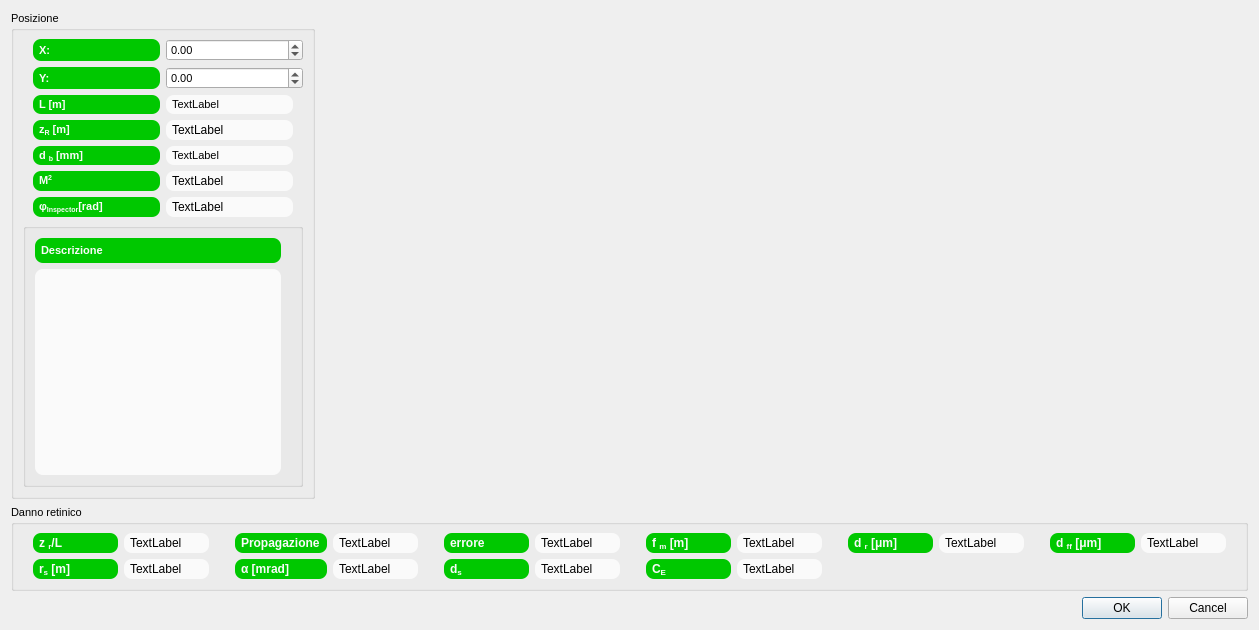
<?xml version="1.0" encoding="UTF-8"?>
<ui version="4.0">
 <class>BeamInspectorDialog</class>
 <widget class="QDialog" name="BeamInspectorDialog">
  <property name="geometry">
   <rect>
    <x>0</x>
    <y>0</y>
    <width>1259</width>
    <height>630</height>
   </rect>
  </property>
  <property name="maximumSize">
   <size>
    <width>16777215</width>
    <height>16777215</height>
   </size>
  </property>
  <property name="font">
   <font>
    <pointsize>8</pointsize>
   </font>
  </property>
  <property name="windowTitle">
   <string>Dettagli segnaposto</string>
  </property>
  <property name="styleSheet">
   <string notr="true">QDoubleSpinBox{background: none}
QCheckBox{background: none}
QFrame{border solid 1px #f0f0f0}</string>
  </property>
  <layout class="QGridLayout" name="gridLayout_3">
   <item row="0" column="0">
    <widget class="QGroupBox" name="groupBox">
     <property name="font">
      <font>
       <pointsize>8</pointsize>
      </font>
     </property>
     <property name="title">
      <string>Posizione</string>
     </property>
     <layout class="QGridLayout" name="gridLayout_2">
      <item row="0" column="0">
       <widget class="QLabel" name="tXLabel">
        <property name="font">
         <font>
          <pointsize>8</pointsize>
          <weight>75</weight>
          <bold>true</bold>
         </font>
        </property>
        <property name="styleSheet">
         <string notr="true">QLabel {background-color: #00c800}
QLabel {color: #fafafa}
QLabel {border: 0px solid grey}
QLabel {border-radius: 8px}
QLabel {padding: 3px}
QLabel {margin-left: 10px}</string>
        </property>
        <property name="text">
         <string>X:</string>
        </property>
       </widget>
      </item>
      <item row="0" column="1">
       <widget class="QDoubleSpinBox" name="xSpinBox">
        <property name="font">
         <font>
          <pointsize>8</pointsize>
         </font>
        </property>
        <property name="styleSheet">
         <string notr="true">QDoubleSpinBox{color: #000000}</string>
        </property>
        <property name="minimum">
         <double>-1000000.000000000000000</double>
        </property>
        <property name="maximum">
         <double>1000000.000000000000000</double>
        </property>
       </widget>
      </item>
      <item row="1" column="0">
       <widget class="QLabel" name="tYLabel">
        <property name="font">
         <font>
          <pointsize>8</pointsize>
          <weight>75</weight>
          <bold>true</bold>
         </font>
        </property>
        <property name="styleSheet">
         <string notr="true">QLabel {background-color: #00c800}
QLabel {color: #fafafa}
QLabel {border: 0px solid grey}
QLabel {border-radius: 8px}
QLabel {padding: 3px}
QLabel {margin-left: 10px}</string>
        </property>
        <property name="text">
         <string>Y:</string>
        </property>
       </widget>
      </item>
      <item row="1" column="1">
       <widget class="QDoubleSpinBox" name="ySpinBox">
        <property name="font">
         <font>
          <pointsize>8</pointsize>
         </font>
        </property>
        <property name="styleSheet">
         <string notr="true">QDoubleSpinBox{color: #000000}</string>
        </property>
        <property name="minimum">
         <double>-1000000.000000000000000</double>
        </property>
        <property name="maximum">
         <double>1000000.000000000000000</double>
        </property>
       </widget>
      </item>
      <item row="2" column="0">
       <widget class="QLabel" name="tApertureDistanceLabel">
        <property name="font">
         <font>
          <pointsize>8</pointsize>
          <weight>75</weight>
          <bold>true</bold>
         </font>
        </property>
        <property name="styleSheet">
         <string notr="true">QLabel {background-color: #00c800}
QLabel {color: #fafafa}
QLabel {border: 0px solid grey}
QLabel {border-radius: 8px}
QLabel {padding: 3px}
QLabel {margin-left: 10px}</string>
        </property>
        <property name="text">
         <string>L [m]</string>
        </property>
       </widget>
      </item>
      <item row="2" column="1">
       <widget class="QLabel" name="apertureDistanceLabel">
        <property name="font">
         <font>
          <pointsize>8</pointsize>
         </font>
        </property>
        <property name="styleSheet">
         <string notr="true">QLabel {background-color: #fafafa}
QLabel {color: #000000}
QLabel {border: 0px solid grey}
QLabel {border-radius: 8px}
QLabel {padding: 3px}
QLabel {margin-right: 10px}</string>
        </property>
        <property name="text">
         <string>TextLabel</string>
        </property>
       </widget>
      </item>
      <item row="3" column="0">
       <widget class="QLabel" name="tRayleighDistanceLabel">
        <property name="font">
         <font>
          <pointsize>8</pointsize>
          <weight>75</weight>
          <bold>true</bold>
         </font>
        </property>
        <property name="styleSheet">
         <string notr="true">QLabel {background-color: #00c800}
QLabel {color: #fafafa}
QLabel {border: 0px solid grey}
QLabel {border-radius: 8px}
QLabel {padding: 3px}
QLabel {margin-left: 10px}</string>
        </property>
        <property name="text">
         <string>&lt;p&gt;z&lt;sub&gt;R&lt;/sub&gt; [m]&lt;/p&gt;</string>
        </property>
       </widget>
      </item>
      <item row="3" column="1">
       <widget class="QLabel" name="rayleighDistanceLabel">
        <property name="styleSheet">
         <string notr="true">QLabel {background-color: #fafafa}
QLabel {color: #000000}
QLabel {border: 0px solid grey}
QLabel {border-radius: 8px}
QLabel {padding: 3px}
QLabel {margin-right: 10px}</string>
        </property>
        <property name="text">
         <string>TextLabel</string>
        </property>
       </widget>
      </item>
      <item row="4" column="0">
       <widget class="QLabel" name="tSpotDiameterLabel">
        <property name="font">
         <font>
          <pointsize>8</pointsize>
          <weight>75</weight>
          <bold>true</bold>
         </font>
        </property>
        <property name="styleSheet">
         <string notr="true">QLabel {background-color: #00c800}
QLabel {color: #fafafa}
QLabel {border: 0px solid grey}
QLabel {border-radius: 8px}
QLabel {padding: 3px}
QLabel {margin-left: 10px}</string>
        </property>
        <property name="text">
         <string>d &lt;sub&gt;b&lt;/sub&gt; [mm]</string>
        </property>
       </widget>
      </item>
      <item row="4" column="1">
       <widget class="QLabel" name="spotDiameterLabel">
        <property name="font">
         <font>
          <pointsize>8</pointsize>
         </font>
        </property>
        <property name="styleSheet">
         <string notr="true">QLabel {background-color: #fafafa}
QLabel {color: #000000}
QLabel {border: 0px solid grey}
QLabel {border-radius: 8px}
QLabel {padding: 3px}
QLabel {margin-right: 10px}</string>
        </property>
        <property name="text">
         <string>TextLabel</string>
        </property>
       </widget>
      </item>
      <item row="5" column="0">
       <widget class="QLabel" name="tQualityFactorLabel">
        <property name="font">
         <font>
          <pointsize>8</pointsize>
          <weight>75</weight>
          <bold>true</bold>
         </font>
        </property>
        <property name="styleSheet">
         <string notr="true">QLabel {background-color: #00c800}
QLabel {color: #fafafa}
QLabel {border: 0px solid grey}
QLabel {border-radius: 8px}
QLabel {padding: 3px}
QLabel {margin-left: 10px}</string>
        </property>
        <property name="text">
         <string>&lt;p&gt;M&lt;sup&gt;2&lt;/sup&gt;&lt;/p&gt;</string>
        </property>
       </widget>
      </item>
      <item row="5" column="1">
       <widget class="QLabel" name="qualityFactorLabel">
        <property name="styleSheet">
         <string notr="true">QLabel {background-color: #fafafa}
QLabel {color: #000000}
QLabel {border: 0px solid grey}
QLabel {border-radius: 8px}
QLabel {padding: 3px}
QLabel {margin-right: 10px}</string>
        </property>
        <property name="text">
         <string>TextLabel</string>
        </property>
       </widget>
      </item>
      <item row="6" column="0">
       <widget class="QLabel" name="tInspectorPhaseLabel">
        <property name="font">
         <font>
          <pointsize>8</pointsize>
          <weight>75</weight>
          <bold>true</bold>
         </font>
        </property>
        <property name="styleSheet">
         <string notr="true">QLabel {background-color: #00c800}
QLabel {color: #fafafa}
QLabel {border: 0px solid grey}
QLabel {border-radius: 8px}
QLabel {padding: 3px}
QLabel {margin-left: 10px}</string>
        </property>
        <property name="text">
         <string>&amp;phi;&lt;sub&gt;Inspector&lt;/sub&gt;[rad]</string>
        </property>
       </widget>
      </item>
      <item row="6" column="1">
       <widget class="QLabel" name="inspectorPhaseLabel">
        <property name="styleSheet">
         <string notr="true">QLabel {background-color: #fafafa}
QLabel {color: #000000}
QLabel {border: 0px solid grey}
QLabel {border-radius: 8px}
QLabel {padding: 3px}
QLabel {margin-right: 10px}</string>
        </property>
        <property name="text">
         <string>TextLabel</string>
        </property>
       </widget>
      </item>
      <item row="7" column="0" colspan="2">
       <widget class="QGroupBox" name="groupBox_3">
        <property name="title">
         <string/>
        </property>
        <layout class="QGridLayout" name="gridLayout_4">
         <item row="0" column="0">
          <widget class="QLabel" name="tDescriptionTextEdit">
           <property name="maximumSize">
            <size>
             <width>16777215</width>
             <height>30</height>
            </size>
           </property>
           <property name="font">
            <font>
             <pointsize>8</pointsize>
             <weight>75</weight>
             <bold>true</bold>
            </font>
           </property>
           <property name="styleSheet">
            <string notr="true">QLabel {background-color: #00c800}
QLabel {color: #fafafa}
QLabel {border: 0px solid grey}
QLabel {border-radius: 8px}
QLabel {padding: 3px}
QLabel {margin-right: 10px}</string>
           </property>
           <property name="text">
            <string>Descrizione</string>
           </property>
           <property name="alignment">
            <set>Qt::AlignLeading|Qt::AlignLeft|Qt::AlignTop</set>
           </property>
          </widget>
         </item>
         <item row="1" column="0">
          <widget class="QTextEdit" name="descriptionTextEdit">
           <property name="font">
            <font>
             <pointsize>8</pointsize>
            </font>
           </property>
           <property name="styleSheet">
            <string notr="true">QTextEdit {background-color: #fafafa}
QTextEdit {color: #000000}
QTextEdit {border: 0px solid grey}
QTextEdit {border-radius: 8px}
QTextEdit {padding: 3px}
QTextEdit {margin-right: 10px}</string>
           </property>
          </widget>
         </item>
        </layout>
       </widget>
      </item>
     </layout>
    </widget>
   </item>
   <item row="2" column="1">
    <widget class="QDialogButtonBox" name="buttonBox">
     <property name="font">
      <font>
       <pointsize>8</pointsize>
      </font>
     </property>
     <property name="orientation">
      <enum>Qt::Horizontal</enum>
     </property>
     <property name="standardButtons">
      <set>QDialogButtonBox::Cancel|QDialogButtonBox::Ok</set>
     </property>
    </widget>
   </item>
   <item row="1" column="0" colspan="2">
    <widget class="QGroupBox" name="groupBox_2">
     <property name="title">
      <string>Danno retinico</string>
     </property>
     <layout class="QGridLayout" name="gridLayout">
      <item row="0" column="1">
       <widget class="QLabel" name="farFieldRatioLabel">
        <property name="styleSheet">
         <string notr="true">QLabel {background-color: #fafafa}
QLabel {color: #000000}
QLabel {border: 0px solid grey}
QLabel {border-radius: 8px}
QLabel {padding: 3px}
QLabel {margin-right: 10px}</string>
        </property>
        <property name="text">
         <string>TextLabel</string>
        </property>
       </widget>
      </item>
      <item row="1" column="1">
       <widget class="QLabel" name="curvatureRadiusLabel">
        <property name="styleSheet">
         <string notr="true">QLabel {background-color: #fafafa}
QLabel {color: #000000}
QLabel {border: 0px solid grey}
QLabel {border-radius: 8px}
QLabel {padding: 3px}
QLabel {margin-right: 10px}</string>
        </property>
        <property name="text">
         <string>TextLabel</string>
        </property>
       </widget>
      </item>
      <item row="1" column="3">
       <widget class="QLabel" name="alphaLabel">
        <property name="styleSheet">
         <string notr="true">QLabel {background-color: #fafafa}
QLabel {color: #000000}
QLabel {border: 0px solid grey}
QLabel {border-radius: 8px}
QLabel {padding: 3px}
QLabel {margin-right: 10px}</string>
        </property>
        <property name="text">
         <string>TextLabel</string>
        </property>
       </widget>
      </item>
      <item row="0" column="11">
       <widget class="QLabel" name="tRetinalDiameterLabel_2">
        <property name="font">
         <font>
          <weight>75</weight>
          <bold>true</bold>
         </font>
        </property>
        <property name="styleSheet">
         <string notr="true">QLabel {background-color: #00c800}
QLabel {color: #fafafa}
QLabel {border: 0px solid grey}
QLabel {border-radius: 8px}
QLabel {padding: 3px}
QLabel {margin-left: 10px}</string>
        </property>
        <property name="text">
         <string>d &lt;sub&gt;ff&lt;/sub&gt; [&amp;mu;m]</string>
        </property>
       </widget>
      </item>
      <item row="1" column="0">
       <widget class="QLabel" name="tCurvatureRadiusLabel">
        <property name="font">
         <font>
          <weight>75</weight>
          <bold>true</bold>
         </font>
        </property>
        <property name="styleSheet">
         <string notr="true">QLabel {background-color: #00c800}
QLabel {color: #fafafa}
QLabel {border: 0px solid grey}
QLabel {border-radius: 8px}
QLabel {padding: 3px}
QLabel {margin-left: 10px}</string>
        </property>
        <property name="text">
         <string>r&lt;sub&gt;s&lt;/sub&gt; [m]</string>
        </property>
       </widget>
      </item>
      <item row="0" column="2">
       <widget class="QLabel" name="tFarFieldLabel">
        <property name="font">
         <font>
          <weight>75</weight>
          <bold>true</bold>
         </font>
        </property>
        <property name="styleSheet">
         <string notr="true">QLabel {background-color: #00c800}
QLabel {color: #fafafa}
QLabel {border: 0px solid grey}
QLabel {border-radius: 8px}
QLabel {padding: 3px}
QLabel {margin-left: 10px}</string>
        </property>
        <property name="text">
         <string>Propagazione</string>
        </property>
       </widget>
      </item>
      <item row="0" column="0">
       <widget class="QLabel" name="tFarFieldRatioLabel">
        <property name="font">
         <font>
          <weight>75</weight>
          <bold>true</bold>
         </font>
        </property>
        <property name="styleSheet">
         <string notr="true">QLabel {background-color: #00c800}
QLabel {color: #fafafa}
QLabel {border: 0px solid grey}
QLabel {border-radius: 8px}
QLabel {padding: 3px}
QLabel {margin-left: 10px}</string>
        </property>
        <property name="text">
         <string>&lt;p&gt;z &lt;sub&gt;r&lt;/sub&gt;/L &lt;/p&gt;</string>
        </property>
       </widget>
      </item>
      <item row="0" column="10">
       <widget class="QLabel" name="retinalDiameterLabel">
        <property name="styleSheet">
         <string notr="true">QLabel {background-color: #fafafa}
QLabel {color: #000000}
QLabel {border: 0px solid grey}
QLabel {border-radius: 8px}
QLabel {padding: 3px}
QLabel {margin-right: 10px}</string>
        </property>
        <property name="text">
         <string>TextLabel</string>
        </property>
       </widget>
      </item>
      <item row="0" column="12">
       <widget class="QLabel" name="ffRetinalDiameterLabel">
        <property name="styleSheet">
         <string notr="true">QLabel {background-color: #fafafa}
QLabel {color: #000000}
QLabel {border: 0px solid grey}
QLabel {border-radius: 8px}
QLabel {padding: 3px}
QLabel {margin-right: 10px}</string>
        </property>
        <property name="text">
         <string>TextLabel</string>
        </property>
       </widget>
      </item>
      <item row="0" column="9">
       <widget class="QLabel" name="tRetinalDiameterLabel">
        <property name="font">
         <font>
          <weight>75</weight>
          <bold>true</bold>
         </font>
        </property>
        <property name="styleSheet">
         <string notr="true">QLabel {background-color: #00c800}
QLabel {color: #fafafa}
QLabel {border: 0px solid grey}
QLabel {border-radius: 8px}
QLabel {padding: 3px}
QLabel {margin-left: 10px}</string>
        </property>
        <property name="text">
         <string>d &lt;sub&gt;r&lt;/sub&gt; [&amp;mu;m]</string>
        </property>
       </widget>
      </item>
      <item row="1" column="2">
       <widget class="QLabel" name="tAlphaLabel">
        <property name="font">
         <font>
          <weight>75</weight>
          <bold>true</bold>
         </font>
        </property>
        <property name="styleSheet">
         <string notr="true">QLabel {background-color: #00c800}
QLabel {color: #fafafa}
QLabel {border: 0px solid grey}
QLabel {border-radius: 8px}
QLabel {padding: 3px}
QLabel {margin-left: 10px}</string>
        </property>
        <property name="text">
         <string>&lt;p&gt;&amp;alpha; [mrad]&lt;/p&gt;</string>
        </property>
       </widget>
      </item>
      <item row="0" column="3">
       <widget class="QLabel" name="farFieldLabel">
        <property name="styleSheet">
         <string notr="true">QLabel {background-color: #fafafa}
QLabel {color: #000000}
QLabel {border: 0px solid grey}
QLabel {border-radius: 8px}
QLabel {padding: 3px}
QLabel {margin-right: 10px}</string>
        </property>
        <property name="text">
         <string>TextLabel</string>
        </property>
       </widget>
      </item>
      <item row="1" column="4">
       <widget class="QLabel" name="tApparentSourceLabel">
        <property name="font">
         <font>
          <weight>75</weight>
          <bold>true</bold>
         </font>
        </property>
        <property name="styleSheet">
         <string notr="true">QLabel {background-color: #00c800}
QLabel {color: #fafafa}
QLabel {border: 0px solid grey}
QLabel {border-radius: 8px}
QLabel {padding: 3px}
QLabel {margin-left: 10px}</string>
        </property>
        <property name="text">
         <string>&lt;p&gt;d&lt;sub&gt;s&lt;/sub&gt;&lt;/p&gt;</string>
        </property>
       </widget>
      </item>
      <item row="1" column="7">
       <widget class="QLabel" name="CE_Label">
        <property name="styleSheet">
         <string notr="true">QLabel {background-color: #fafafa}
QLabel {color: #000000}
QLabel {border: 0px solid grey}
QLabel {border-radius: 8px}
QLabel {padding: 3px}
QLabel {margin-right: 10px}</string>
        </property>
        <property name="text">
         <string>TextLabel</string>
        </property>
       </widget>
      </item>
      <item row="1" column="6">
       <widget class="QLabel" name="tCE_Label">
        <property name="font">
         <font>
          <weight>75</weight>
          <bold>true</bold>
         </font>
        </property>
        <property name="styleSheet">
         <string notr="true">QLabel {background-color: #00c800}
QLabel {color: #fafafa}
QLabel {border: 0px solid grey}
QLabel {border-radius: 8px}
QLabel {padding: 3px}
QLabel {margin-left: 10px}</string>
        </property>
        <property name="text">
         <string>&lt;p&gt;C&lt;sub&gt;E&lt;/sub&gt;&lt;/p&gt;</string>
        </property>
       </widget>
      </item>
      <item row="1" column="5">
       <widget class="QLabel" name="apparentSourceLabel">
        <property name="styleSheet">
         <string notr="true">QLabel {background-color: #fafafa}
QLabel {color: #000000}
QLabel {border: 0px solid grey}
QLabel {border-radius: 8px}
QLabel {padding: 3px}
QLabel {margin-right: 10px}</string>
        </property>
        <property name="text">
         <string>TextLabel</string>
        </property>
       </widget>
      </item>
      <item row="0" column="4">
       <widget class="QLabel" name="tErrorLabel">
        <property name="font">
         <font>
          <weight>75</weight>
          <bold>true</bold>
         </font>
        </property>
        <property name="styleSheet">
         <string notr="true">QLabel {background-color: #00c800}
QLabel {color: #fafafa}
QLabel {border: 0px solid grey}
QLabel {border-radius: 8px}
QLabel {padding: 3px}
QLabel {margin-left: 10px}</string>
        </property>
        <property name="text">
         <string>errore</string>
        </property>
       </widget>
      </item>
      <item row="0" column="5">
       <widget class="QLabel" name="errorLabel">
        <property name="styleSheet">
         <string notr="true">QLabel {background-color: #fafafa}
QLabel {color: #000000}
QLabel {border: 0px solid grey}
QLabel {border-radius: 8px}
QLabel {padding: 3px}
QLabel {margin-right: 10px}</string>
        </property>
        <property name="text">
         <string>TextLabel</string>
        </property>
       </widget>
      </item>
      <item row="0" column="6">
       <widget class="QLabel" name="tEyeFocusLengthLabel">
        <property name="font">
         <font>
          <weight>75</weight>
          <bold>true</bold>
         </font>
        </property>
        <property name="styleSheet">
         <string notr="true">QLabel {background-color: #00c800}
QLabel {color: #fafafa}
QLabel {border: 0px solid grey}
QLabel {border-radius: 8px}
QLabel {padding: 3px}
QLabel {margin-left: 10px}</string>
        </property>
        <property name="text">
         <string>f &lt;sub&gt;m&lt;/sub&gt; [m]</string>
        </property>
       </widget>
      </item>
      <item row="0" column="7">
       <widget class="QLabel" name="eyeFocusLengthLabel">
        <property name="styleSheet">
         <string notr="true">QLabel {background-color: #fafafa}
QLabel {color: #000000}
QLabel {border: 0px solid grey}
QLabel {border-radius: 8px}
QLabel {padding: 3px}
QLabel {margin-right: 10px}</string>
        </property>
        <property name="text">
         <string>TextLabel</string>
        </property>
       </widget>
      </item>
     </layout>
    </widget>
   </item>
   <item row="0" column="1">
    <layout class="QGridLayout" name="chartGridLayout"/>
   </item>
  </layout>
 </widget>
 <resources/>
 <connections>
  <connection>
   <sender>buttonBox</sender>
   <signal>accepted()</signal>
   <receiver>BeamInspectorDialog</receiver>
   <slot>accept()</slot>
   <hints>
    <hint type="sourcelabel">
     <x>248</x>
     <y>254</y>
    </hint>
    <hint type="destinationlabel">
     <x>157</x>
     <y>274</y>
    </hint>
   </hints>
  </connection>
  <connection>
   <sender>buttonBox</sender>
   <signal>rejected()</signal>
   <receiver>BeamInspectorDialog</receiver>
   <slot>reject()</slot>
   <hints>
    <hint type="sourcelabel">
     <x>316</x>
     <y>260</y>
    </hint>
    <hint type="destinationlabel">
     <x>286</x>
     <y>274</y>
    </hint>
   </hints>
  </connection>
 </connections>
</ui>
